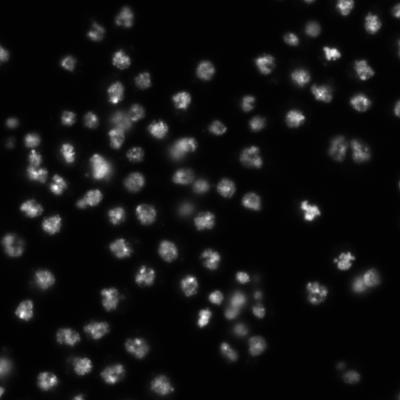
%> input picture new_synthetic/image_database/Nuclei/Nuclei/BBBC007/17P1_POS0007_D_1UL.tif.jpg, 400 x 400 px, given in place of 17P1_POS0006_F_2UL.tif.jpg, which was not available
$ octave object_mask.m   (GNU Octave 9; MATLAB toolbox functions it lacks are replaced by stand-ins)
%> lines starting %> are read from the running program, lines starting %| are printed output that depends on the picture; in (x1, y1, x2, y2) boxes, pixels count from 0 and x2, y2 are one past the last pixel; in counts of white or black regions, pixels touching at a corner belong together; the program's own positions count from 1; pictures that were not available may be replaced by others from this repository, and a replacement may not be noted
close all;
clear all;

%edge detection


%load image
testImage = rgb2gray(imread("Oberseminar/image_database/Nuclei/Nuclei/BBBC007/17P1_POS0006_F_2UL.tif.jpg"));
%> testImage: size 400x400 uint8; min 0, max 255, mean 18.2
backgroundImage = rgb2gray(imread('Oberseminar/image_database/Nuclei/Nuclei/BBBC007/17P1_POS0006_D_1UL.tif.jpg'));
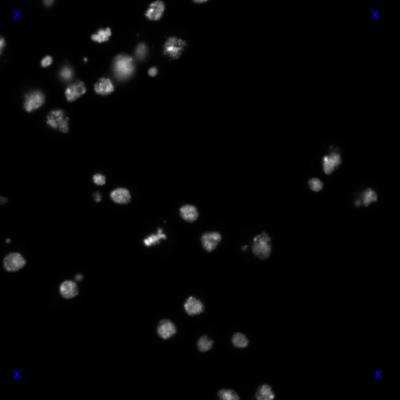
%> input picture new_synthetic/image_database/Nuclei/Nuclei/BBBC007/17P1_POS0006_D_1UL.tif.jpg, 400 x 400 px
%> backgroundImage: size 400x400 uint8; min 0, max 255, mean 5.3
imshow(testImage);

%find edges
BW1 = edge(testImage,'sobel');
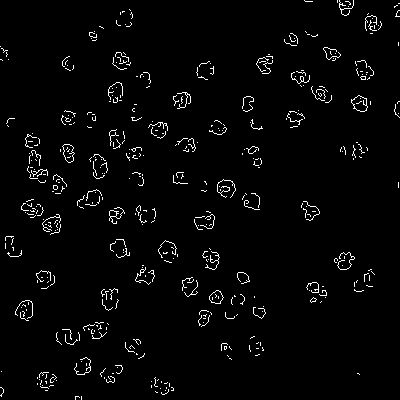
%> BW1: size 400x400 logical; 2.7% white in thin lines or dots
BW2 = edge(testImage,'canny');
%> BW2: size 400x400 logical; 3.5% white in thin lines or dots

tiledlayout(1,2)

nexttile
imshow(BW1)
title('Sobel Filter')

nexttile
imshow(BW2)
title('Canny Filter')

%fill gaps in outlines
se90 = strel('line',3,90);
se0 = strel('line',3,0);
BWsdil = imdilate(BW2,[se90 se0]);
%> BWsdil: size 400x400 logical; 11.7% white; 91 white regions (2 under 20 px), largest, box (x1, y1, x2, y2) and area: (108, 103, 146, 149) 637, (27, 149, 48, 184) 387, (173, 168, 209, 194) 363
figure();
imshow(BWsdil)

%fill shapes (white)
BWdfill = imfill(BWsdil,'holes');
%> BWdfill: size 400x400 logical; 14.8% white; 89 white regions (1 under 20 px), largest, box (x1, y1, x2, y2) and area: (108, 103, 146, 149) 904, (173, 168, 209, 194) 508, (27, 149, 48, 184) 486
figure();
imshow(BWdfill);

%smoothen
seD = strel('diamond',1);
BWfinal = imerode(BWdfill,seD);
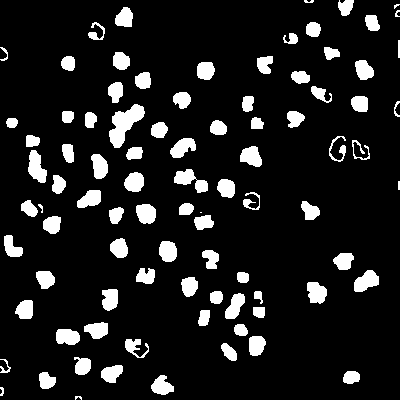
%> BWfinal: size 400x400 logical; 11.5% white; 90 white regions (4 under 20 px), largest, box (x1, y1, x2, y2) and area: (109, 104, 145, 148) 779, (174, 169, 208, 193) 398, (28, 150, 47, 183) 397
figure();
imshow(BWfinal);

%find random numer of object at random spot
numberOfObjects = randi([5 10],1,1);


[whiteRows, whiteColumns] = find(BWfinal);
%> whiteRows = 18479 values from 1 to 400; whiteColumns = 18479 values from 1 to 400

randX = [];
randY = [];


for i=1:numberOfObjects
    randXValue = whiteRows(randi(length(whiteRows),1));
    randX = [randX, randXValue];
    randYValue = whiteColumns(randi(length(whiteColumns),1));
    randY = [randY, randYValue];
end
%> this loop made 10 passes
%> (randX, randY) on passes 1 to 8: (183, 168), ([183 337], [168 154]), ([183 337 258], [168 154 113]), ([183 337 258 324], [168 154 113 347]), ([183 337 258 324 42], [168 154 113 347 117]), ([183 337 258 324 42 15], [168 154 113 347 117 152]), ([183 337 258 324 42 15 116], [168 154 113 347 117 152 348]), ([183 337 258 324 42 15 116 214], [168 154 113 347 117 152 348 107])


foundObject = false;
while foundObject==false
    objects = bwselect(BWfinal,randY,randX);
    foundObject = true;
    blackImage = sum(sum(foundObject));
    if(foundObject<1)
        randX = [];
        randY = [];
        randomIndexX = randi(length(whiteRows), 1);
        randomIndexY = randi(length(whiteColumns),1);

        for i=1:numberOfObjects
            randXValue = whiteRows(randi(length(whiteRows),1));
            randX = [randX, randXValue];
            randYValue = whiteColumns(randi(length(whiteColumns),1));
            randY = [randY, randYValue];
        end
        foundObject=false;
    end
end
%> this loop made 1 pass
%> pass 1, `objects = bwselect(BWfinal,randY,randX);`:
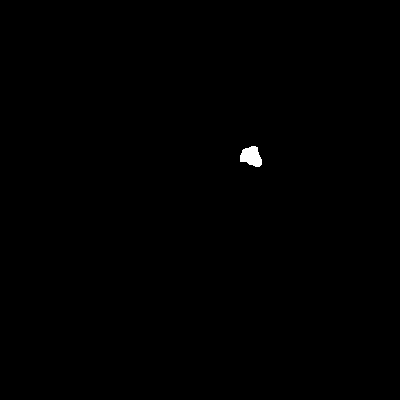
%> objects: size 400x400 logical; 0.21% white; 1 white region, box (x1, y1, x2, y2) and area: (240, 146, 262, 167) 330
%> after the loop, randXValue = 204; randYValue = 2

figure();

imshowpair(BWfinal,objects,'montage');
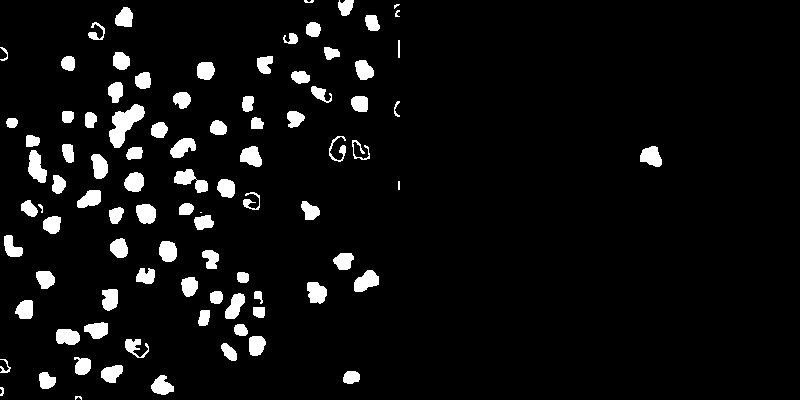
%> displayed picture: size 400x800, on the screen's scale of 0 to 255; 5.9% white; 91 white regions (4 under 20 px), largest, box (x1, y1, x2, y2) and area: (109, 104, 145, 148) 779, (174, 169, 208, 193) 398, (28, 150, 47, 183) 397

%%
%use randomly generated mask as mask for HiLo image
mask = objects;
maskInverted = imcomplement(mask);

maskedImageInv = bsxfun(@times, testImage, cast(maskInverted, 'like', testImage));
maskedImage = bsxfun(@times, testImage, cast(mask,'like', testImage ));

%ground truth image
groundTruth = maskedImage;
groundTruth = imgaussfilt(groundTruth,0.3);

%uniform image
H = fspecial('disk',10);
H2 = fspecial('disk',9);

blurred = imfilter(maskedImageInv,H,'replicate');
blurredBackground = imfilter(backgroundImage,H2,"replicate");
figure();
imshow(blurredBackground);
overlapMask = mask & maskInverted;
%> overlapMask: size 400x400 logical; every value is 0
uniform = blurred+maskedImage;
uniformWithBackground = uniform + blurredBackground;
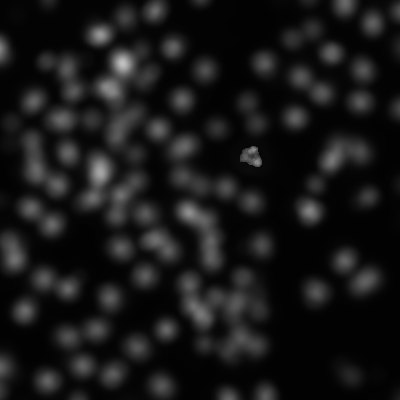
%> uniformWithBackground: size 400x400 uint8; min 2, max 193, mean 23.5
uniformWithBackground = imgaussfilt(uniformWithBackground,0.5);
figure();
imshowpair(uniform,uniformWithBackground,'montage');
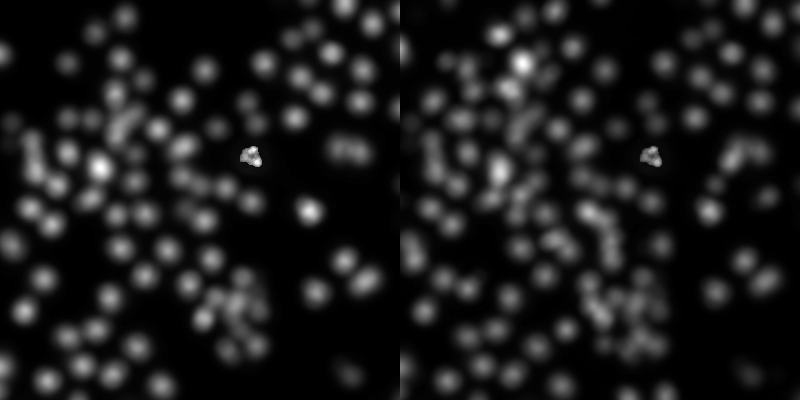
%> displayed picture: size 400x800, on the screen's scale of 0 to 255; min 0, max 255, mean 29.1
title('uniform');
figure();
imshow(groundTruth);
title('ground truth');

%%

%structured image
pixels = 5;
checkerPattern = zeros(size(BWfinal));

%find dividor of size if default value  doesn't work
if (mod(size(BWfinal,1),pixels) ~= 0)
    pixels = 2;
    while(mod(size(BWfinal,1),pixels) ~= 0)
        pixels= pixles+1;
    end
end


checkerPattern = checkerboard(pixels, (size(BWfinal,1)/pixels)/2, (size(BWfinal,2)/pixels/2)) > 0.5;
maskedCheckerpattern = bsxfun(@times, checkerPattern, cast(mask,'like', checkerPattern ));
%> maskedCheckerpattern: size 400x400 double; values 0 (black) and 1 (white), 0.1% white; 1 white region, box (x1, y1, x2, y2) and area: (240, 146, 262, 166) 162
figure();
imshow(maskedCheckerpattern);

% use MIMT tools to fudge the lighting color lazily
sfg = size(maskedCheckerpattern);
%> sfg = [400 400]
%> (the run ends here)
